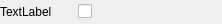
<?xml version="1.0" encoding="UTF-8"?>
<ui version="4.0">
 <class>UIBool</class>
 <widget class="QWidget" name="UIBool">
  <property name="geometry">
   <rect>
    <x>0</x>
    <y>0</y>
    <width>222</width>
    <height>24</height>
   </rect>
  </property>
  <property name="windowTitle">
   <string>Form</string>
  </property>
  <layout class="QHBoxLayout" name="horizontalLayout" stretch="1,2">
   <property name="spacing">
    <number>6</number>
   </property>
   <property name="leftMargin">
    <number>0</number>
   </property>
   <property name="topMargin">
    <number>0</number>
   </property>
   <property name="rightMargin">
    <number>0</number>
   </property>
   <property name="bottomMargin">
    <number>0</number>
   </property>
   <item>
    <widget class="QLabel" name="label">
     <property name="minimumSize">
      <size>
       <width>72</width>
       <height>0</height>
      </size>
     </property>
     <property name="text">
      <string>TextLabel</string>
     </property>
    </widget>
   </item>
   <item>
    <widget class="QCheckBox" name="checkBox">
     <property name="minimumSize">
      <size>
       <width>144</width>
       <height>0</height>
      </size>
     </property>
     <property name="text">
      <string/>
     </property>
    </widget>
   </item>
  </layout>
 </widget>
 <resources/>
 <connections/>
</ui>
